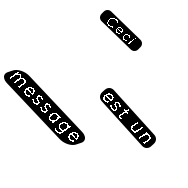
#> input picture message.png, 188 x 188 px
$ python generator.py
#> lines starting #> are read from the running program, lines starting #| are printed output that depends on the picture
import os
import random
import time
from PIL import Image, ImageColor


"""
Configuration
"""
difficulty = 3
# 0=easy, 25=impossible

# Color
textPixelsColor = (0, 0, 0, 255)        # black
textAreaColor = (255, 255, 255, 255)    # white

# Check hue value with http://colorizer.org/ in hsv mode
redTop = 78         # 55 / 255 => 78 / 360
blueLow = 106       # 75 / 255 => 106 / 360
blueTop = 268       # 190 / 255 => 268 / 360
purpleLow = 282     # 200 / 255 => 282 / 360


def getBlackPixelColor():
    """
    Return a color in the green-cyan range that will be seen
    as black with the red glasses
    Used to fill text pixels and background
    :return: hue, saturation
    """
    hue = random.randint(blueLow, blueTop)
    saturation = 100

    return hue, saturation


def getWhitePixelColor():
    """
    Return a color in the orange or red-purple range that will be seen
    as white with the red glasses
    Used to fill text area and background
    :return: hue, saturation
    """
    if random.randint(0, 1):
        hue = random.randint(0, redTop)
    else:
        hue = random.randint(purpleLow, 360)

    saturation = 0
    if random.randint(0, 8) > 1:
        saturation = 100

    return hue, saturation


def getPixelType(pixel):
    """
    Return pixel type
    :param pixel: Pixel color in (r, g, b, a)
    :return: 'b' for transparent background, 'a' for black pixel (text area),
    't' for white pixel (text pixel), '?' otherwise
    """
    r, g, b, a = pixel
    if a == 0:
        return 'b'          # Alpha is background
    if pixel == textPixelsColor:
        return 'a'          # Text area
    if pixel == textAreaColor:
        return 't'          # Text pixels
    return '?'  # Other pixels, in general semi-alpha color


# Get start time
start_time = time.time()

# Load message image
im = Image.open('message.png')
#> im is the input picture: PIL image 188x188 RGBA; mean R, G, B, A 107.6, 107.6, 107.6, 28
pix = im.load()

# Total number of pixels
totalPixels = im.size[0] * im.size[1]
#> totalPixels = 35344
progressCtn = 0

# Iterate through each pixel
for y in range(0, im.size[0]):
    for x in range(0, im.size[1]):
        # Get pixel type
        pixelType = getPixelType(pix[x, y])

        """
        'b' => Background: Both group of color
        'a' => Message area: Light looking color behind the red glass
        't' => Message text: Dark looking color behind the red glass
        """

        brightness = 100

        pixelDifficulty = random.randint(0, 50)

        if pixelType == 't':    # Text pixels

            if difficulty > pixelDifficulty:
                hue, saturation = getWhitePixelColor()  # false color to see text
            else:
                hue, saturation = getBlackPixelColor()   # correct color to see text
        elif pixelType == 'a':  # Text area
            pixelDifficulty = random.randint(0, 50)

            if difficulty > pixelDifficulty:
                hue, saturation = getBlackPixelColor()   # incorrect color to see text area
            else:
                hue, saturation = getWhitePixelColor()  # correct color to see text area
        else:   # pixel type 'b' and '?'    # Background and others (grey level)
            # Any color can be chosen for the background
            # Chose black pixel 1 of 3 times, white otherwise
            if random.randint(0, 2) == 0:
                hue, saturation = getBlackPixelColor()
            else:
                hue, saturation = getWhitePixelColor()

        # Convert hsv to rgb
        colorHsv = "hsv({}, {}%, {}%)".format(hue, saturation, brightness)
        colorRGB = ImageColor.getrgb(colorHsv)

        # Replace pixel color
        pix[x, y] = colorRGB

        progressCtn += 1
        print("Converting image - {}%".format(round(progressCtn / totalPixels * 100, 1)))

# Save new image as output.png
path = os.path.dirname(os.path.abspath(__file__))
path += "\output.png"
im.save(path)
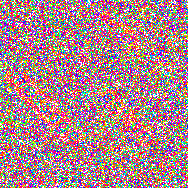
#> saved as output.png: PIL image 188x188 RGBA; mean R, G, B, A 171.3, 133, 139.5, 255

duration = time.time() - start_time

print("Finished in {} seconds".format(round(duration, 2)))
print("File saved  in {}".format(path))
